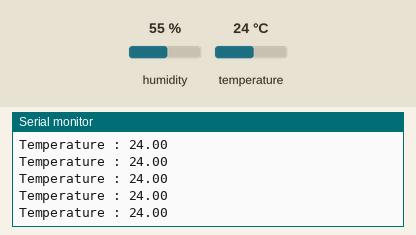
Simulated run of this sketch. Board: Arduino Leonardo, built with avr-gcc and run on an emulated ATmega32U4. On the bench: the last lines printed to the serial monitor. The inputs (shaded band) are chosen by the test bench; at power-on: temperature 24 °C, humidity 55 %.

Above: at 2.8 s.
2.9 s: temperature set to 12 °C
At 4.5 s:
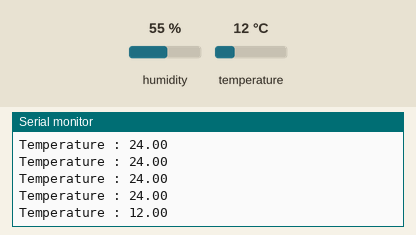
5.6 s: temperature set to 19 °C
At 6.0 s:
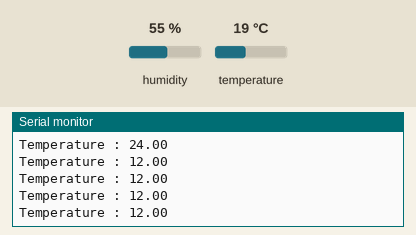
Timing chart, 0 to 8.6 s (numbered marks = the images above; inputs shaded):
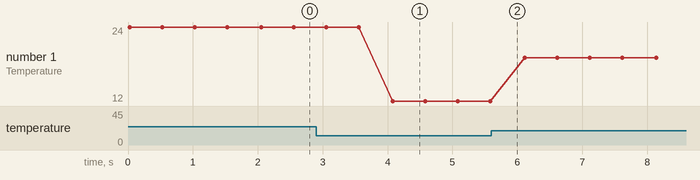

Measured:
- after the input at 2.9 s, the serial monitor: prints a new line after 1.2 s (image 1)
- plotted number 1: 24 → 12 after the input at 2.9 s, 12 → 19 after the input at 5.6 s

The sketch:

_____Example.ino
```cpp
#include "DHT.h"

class DHT dht {DHT(A0, 11, 6)};

void setup() {
  // put your setup code here, to run once:
  Serial.begin(115200UL); // Serial 유선통신
  Serial1.begin(9600UL); // Bluetooth
  dht.begin();
}

void loop() {
  // put your main code here, to run repeatedly:
  // if(dht.read())
  // {
  //   if(Serial1.available() > 0) //블루투스 연결되었다면
  //   {
  //     float temperature = dht.readTemperature();
  //     Serial1.print(F("온도는 : "));  //블루투스
  //     Serial1.println(temperature);
  //     Serial.print(F("Temperature : "));  //시리얼
  //     Serial.println(temperature);  //시리얼
  //   }
  // }
  // if(Serial1.available() > 0) //블루투스 연결되었다면
  //   {
  //     float temperature = dht.readTemperature();
  //     Serial1.print(F("온도는 : "));  //블루투스
  //     Serial1.println(temperature);
  //     Serial.print(F("Temperature : "));  //시리얼
  //     Serial.println(temperature);  //시리얼
  //   }
  // delay(500UL);

  float temperature = dht.readTemperature();
  Serial1.print(F("온도는 : "));  //블루투스
  Serial1.println(temperature);
  Serial.print(F("Temperature : "));  //시리얼
  Serial.println(temperature);  //시리얼
  delay(500UL);
}
```
